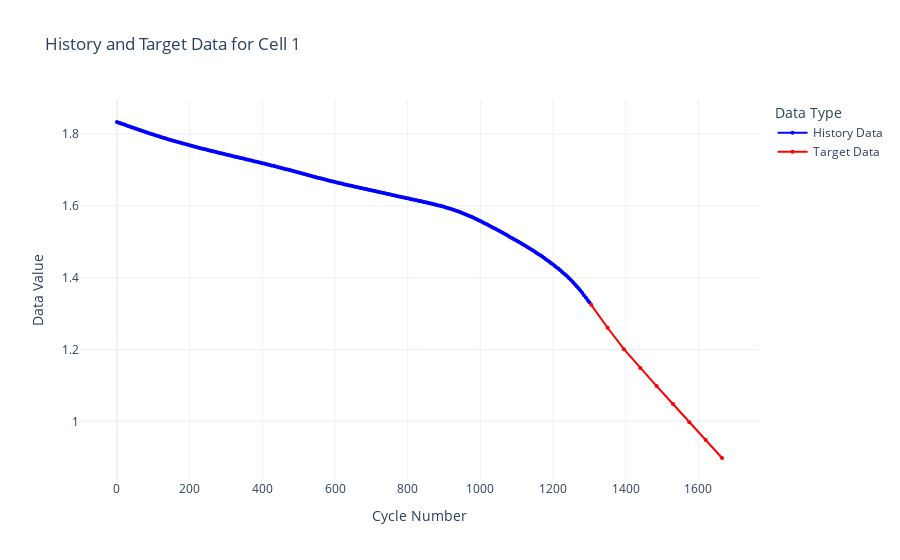

The code cell stored with this chart in its notebook:
### Code cell
import plotly.graph_objects as go
import numpy as np

# Filter data for the first cell
data_cell_1 = data[data["Cell"] == 1]

# Get the last sample for the first cell
last_sample = data_cell_1.iloc[-1]

# Extract history and history_cycle arrays
history_data = np.array(last_sample["History"])
history_cycle = np.array(last_sample["History_Cycle"])

# Extract target and target_cycle arrays
target_data = np.array(last_sample["Target"])
target_cycle = np.array(last_sample["Target_Cycle"])

# Create the Plotly figure
fig = go.Figure()

# Add the history data with markers
fig.add_trace(go.Scatter(
    x=history_cycle,
    y=history_data,
    mode='lines+markers',  # Adds both lines and markers
    name='History Data',
    line=dict(color='blue'),
    marker=dict(size=4)  # Marker size for better visibility
))

# Add the target data with markers
fig.add_trace(go.Scatter(
    x=target_cycle,
    y=target_data,
    mode='lines+markers',  # Adds both lines and markers
    name='Target Data',
    line=dict(color='red'),
    marker=dict(size=4)  # Marker size for better visibility
))

# Customize the layout
fig.update_layout(
    title='History and Target Data for Cell 1',
    xaxis_title='Cycle Number',
    yaxis_title='Data Value',
    legend_title='Data Type',
    template='plotly_white',
    showlegend=True
)

# Show the interactive plot
fig.show()

### Figure 1 — Plotly figure (JSON) as saved in the notebook; plotly's stock layout.template omitted (floating-point values rounded to 4 significant figures; data arrays with more than 128 entries replaced by an {"elided": "..."} marker saying what was removed)
{"data": [{"line": {"color": "blue"}, "marker": {"size": 4}, "mode": "lines+markers", "name": "History Data", "type": "scatter", "x": {"elided": "261 int values"}, "y": {"elided": "261 float values"}}, {"line": {"color": "red"}, "marker": {"size": 4}, "mode": "lines+markers", "name": "Target Data", "type": "scatter", "x": [1305, 1350, 1395, 1440, 1485, 1530, 1575, 1620, 1665], "y": [1.325, 1.261, 1.201, 1.149, 1.098, 1.048, 0.9978, 0.9483, 0.8979]}], "layout": {"legend": {"title": {"text": "Data Type"}}, "showlegend": true, "title": {"text": "History and Target Data for Cell 1"}, "xaxis": {"title": {"text": "Cycle Number"}}, "yaxis": {"title": {"text": "Data Value"}}}}
